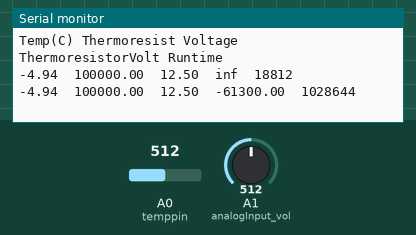
This sketch was run on a simulated Arduino Uno, built with avr-gcc and run on an emulated ATmega328P. On the bench: the last lines printed to the serial monitor. Inputs (shaded band) come from the test bench; at power-on: A0 (temppin) = 512, A1 (analogInput_vol) = 512.

Above: at 1.8 s.
1.9 s: A0 (temppin) set to 0
At 2.8 s:
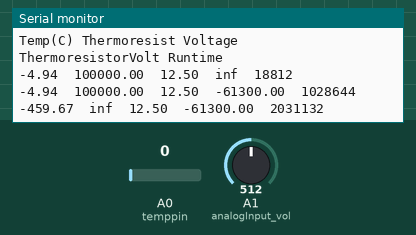
4.5 s: A1 (analogInput_vol) set to 0
At 6.7 s:
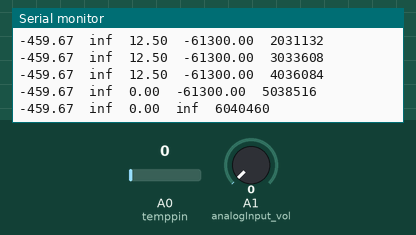
8.5 s: A0 (temppin) set to 122
At 9.8 s:
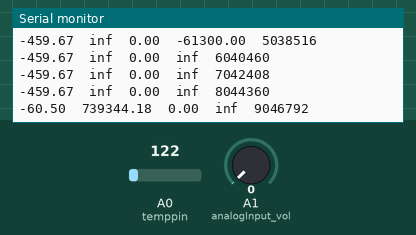
10.0 s: A1 (analogInput_vol) set to 122
At 10.9 s:
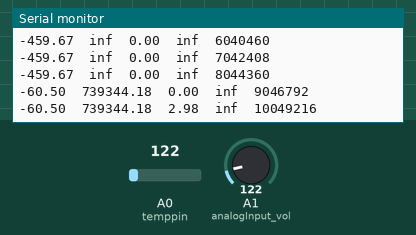
Timing chart, 0 to 12.5 s (numbered marks = the images above; inputs shaded):
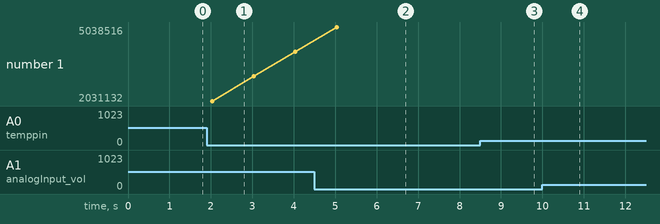

The sketch:

06.ThermistorResistanceVsThermistorVoltage.ino
```cpp
// Variables for Recording Temp
int temppin = A0;
unsigned long runMillis;
double thermoresist;

// Variables for Recording Voltage
int analogInput_vol = A1;
float vout = 0.0;
float vin = 0.0;
float R1 = 30000.0;  // Onboard resistor 1 value
float R2 = 7500.0;   // Onboard resistor 2 value
int svalue = 0;

void setup() {
  Serial.begin(9600);
  Serial.println("Temp(C) Thermoresist Voltage ThermoresistorVolt Runtime");
  pinMode(analogInput_vol, INPUT);
  pinMode(temppin, INPUT);
}

void loop() {
  int reading = analogRead(temppin);
  double thermoresist = 100000.0 * ((1024.0 / reading - 1));
  double logofthermoresist = log(thermoresist);
  double tempK = 1 / (0.001129148 + (0.000234125 + (0.0000000876741 * logofthermoresist * logofthermoresist)) * logofthermoresist);
  float tempC = tempK - 273.15;
  float tempF = (tempC * 9.0)/5.0 + 32.0;
  float thermoresistorVolt = (5.0 - vin) * 100000 / vin;

  svalue = analogRead(analogInput_vol); // This reads the value from the sensor
  vout = (svalue * 5.0) / 1024.0;
  vin = vout / (R2 / (R1 + R2));

  Serial.print(tempF);
  Serial.print("\t");
  Serial.print(thermoresist);
  Serial.print("\t");
  Serial.print(vin);
  Serial.print("\t");
  Serial.print(thermoresistorVolt - 1300);
  Serial.print("\t");
  runMillis = micros();
  Serial.println(runMillis);

  delay(1000);
}
```

Measured:
- after the input at 1.9 s, the serial monitor: prints a new line after 0.13 s (image 1)
- after the input at 4.5 s, the serial monitor: prints a new line after 0.54 s (image 2)
- after the input at 8.5 s, the serial monitor: prints a new line after 0.55 s (image 3)
- after the input at 10.0 s, the serial monitor: prints a new line after 0.05 s (image 4)
- plotted number 1: 4036084 → 5038516 after the input at 4.5 s
